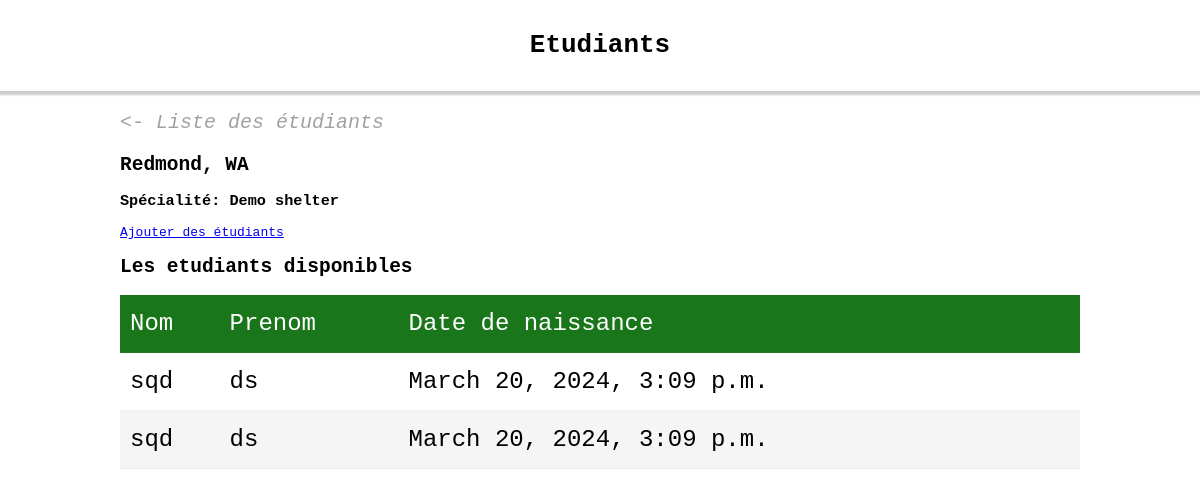
Page /classe/1 on the earlier database version.
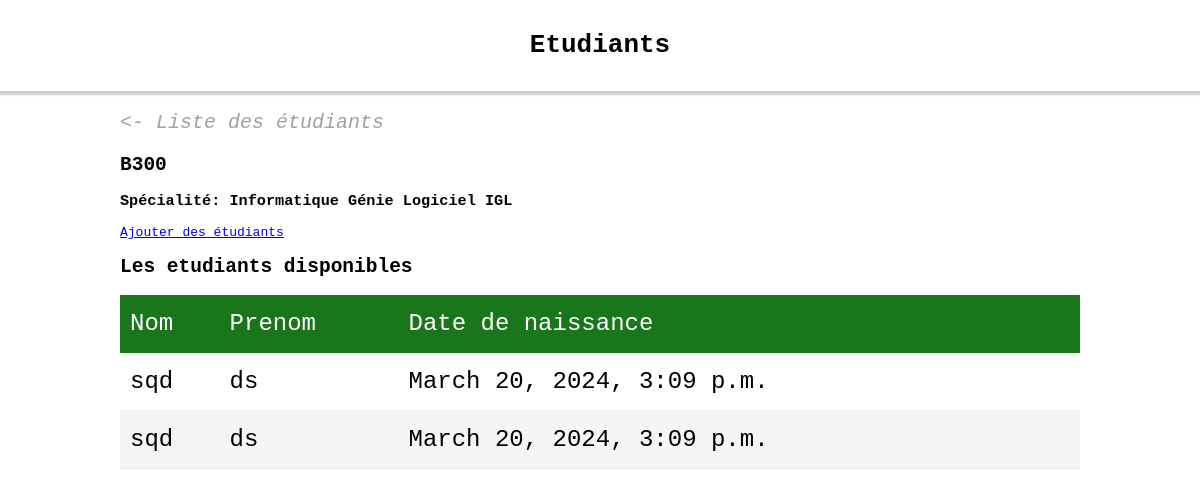
Same page on the later database version.
### dog_shelters/models.py (models this page shows, shortened)
class Classe(models.Model):
 nom = models.CharField(max_length=200)
 specialite = models.CharField(max_length=200)

### dog_shelters/views.py (the view)
# urls.py: path('classe/<int:pk>', views.classe_detail, name='classe_detail'),
def classe_detail(request, pk):
    classe = get_object_or_404(models.Classe, pk=pk)
    etudiant = models.Etudiant.objects.filter(classe = classe)
    context = {'classe': classe, 'etudiants': etudiant}
    return render(request, 'templates/classe_detail.html', context=context)

### dog_shelters/templates/classe_detail.html (shortened to what this page needs)
{% extends 'base.html' %}
{% block content %}
<div class="list">
    <div class="contener">
        <div class="link_back">
            <a href="{% url 'dog_shelters:classe_list' %}">
                <- Liste des étudiants </a>
        </div>
        <h1>{{ classe.nom }}</h1>
        <div class="contener">
            <h3>Spécialité: {{ classe.specialite }}</h3>
        </div>
        <a href="{% url 'dog_shelters:index' classe.id %}">
            Ajouter des étudiants </a>
        <div>
            <h1>Les etudiants disponibles </h1>
        </div>
        <table>
            <thead>
                <tr>
                    <td>Nom</td>
                    <td>Prenom</td>
                    <td>Date de naissance</td>
                </tr>
            </thead>
            <tbody>
                {% for etudiant in etudiants %}
                <tr>
                    <td>
                        {{etudiant.nom}}
                    </td>
                    <td>{{etudiant.prenom}}</td>
                    <td>{{etudiant.dateNaiss}}</td>
                </tr>
                {% endfor %}
            </tbody>
        </table>
    </div>
</div>
{% endblock %}

Differences in the rows shown:
changed Classe: nom "Redmond, WA" → "B300"; specialite "Demo shelter" → "Informatique Génie Logiciel IGL"
